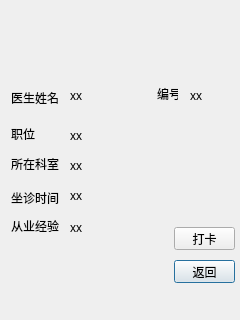
<?xml version="1.0" encoding="UTF-8"?>
<ui version="4.0">
 <class>dor</class>
 <widget class="QDialog" name="dor">
  <property name="geometry">
   <rect>
    <x>0</x>
    <y>0</y>
    <width>240</width>
    <height>320</height>
   </rect>
  </property>
  <property name="windowTitle">
   <string>Dialog</string>
  </property>
  <widget class="QLabel" name="label">
   <property name="geometry">
    <rect>
     <x>11</x>
     <y>88</y>
     <width>54</width>
     <height>20</height>
    </rect>
   </property>
   <property name="text">
    <string>医生姓名</string>
   </property>
  </widget>
  <widget class="QLabel" name="label_2">
   <property name="geometry">
    <rect>
     <x>11</x>
     <y>128</y>
     <width>54</width>
     <height>12</height>
    </rect>
   </property>
   <property name="text">
    <string>职位</string>
   </property>
  </widget>
  <widget class="QLabel" name="label_3">
   <property name="geometry">
    <rect>
     <x>11</x>
     <y>158</y>
     <width>54</width>
     <height>12</height>
    </rect>
   </property>
   <property name="text">
    <string>所在科室</string>
   </property>
  </widget>
  <widget class="QLabel" name="label_4">
   <property name="geometry">
    <rect>
     <x>11</x>
     <y>188</y>
     <width>54</width>
     <height>20</height>
    </rect>
   </property>
   <property name="text">
    <string>坐诊时间</string>
   </property>
  </widget>
  <widget class="QLabel" name="label_5">
   <property name="geometry">
    <rect>
     <x>11</x>
     <y>218</y>
     <width>51</width>
     <height>16</height>
    </rect>
   </property>
   <property name="text">
    <string>从业经验</string>
   </property>
  </widget>
  <widget class="QLabel" name="label_6">
   <property name="geometry">
    <rect>
     <x>157</x>
     <y>86</y>
     <width>21</width>
     <height>16</height>
    </rect>
   </property>
   <property name="text">
    <string>编号</string>
   </property>
  </widget>
  <widget class="QPushButton" name="backButton">
   <property name="geometry">
    <rect>
     <x>174</x>
     <y>260</y>
     <width>61</width>
     <height>23</height>
    </rect>
   </property>
   <property name="text">
    <string>返回</string>
   </property>
  </widget>
  <widget class="QPushButton" name="cardButton">
   <property name="geometry">
    <rect>
     <x>174</x>
     <y>227</y>
     <width>61</width>
     <height>23</height>
    </rect>
   </property>
   <property name="text">
    <string>打卡</string>
   </property>
  </widget>
  <widget class="QLabel" name="nameLabel">
   <property name="geometry">
    <rect>
     <x>70</x>
     <y>90</y>
     <width>54</width>
     <height>12</height>
    </rect>
   </property>
   <property name="text">
    <string>xx</string>
   </property>
  </widget>
  <widget class="QLabel" name="jobLabel">
   <property name="geometry">
    <rect>
     <x>70</x>
     <y>130</y>
     <width>54</width>
     <height>12</height>
    </rect>
   </property>
   <property name="text">
    <string>xx</string>
   </property>
  </widget>
  <widget class="QLabel" name="roomLabel">
   <property name="geometry">
    <rect>
     <x>70</x>
     <y>160</y>
     <width>54</width>
     <height>12</height>
    </rect>
   </property>
   <property name="text">
    <string>xx</string>
   </property>
  </widget>
  <widget class="QLabel" name="timeLabel">
   <property name="geometry">
    <rect>
     <x>70</x>
     <y>190</y>
     <width>54</width>
     <height>12</height>
    </rect>
   </property>
   <property name="text">
    <string>xx</string>
   </property>
  </widget>
  <widget class="QLabel" name="experienceLabel">
   <property name="geometry">
    <rect>
     <x>70</x>
     <y>220</y>
     <width>101</width>
     <height>16</height>
    </rect>
   </property>
   <property name="text">
    <string>xx</string>
   </property>
  </widget>
  <widget class="QLabel" name="codeLabel">
   <property name="geometry">
    <rect>
     <x>190</x>
     <y>90</y>
     <width>54</width>
     <height>12</height>
    </rect>
   </property>
   <property name="text">
    <string>xx</string>
   </property>
  </widget>
 </widget>
 <resources/>
 <connections/>
</ui>
